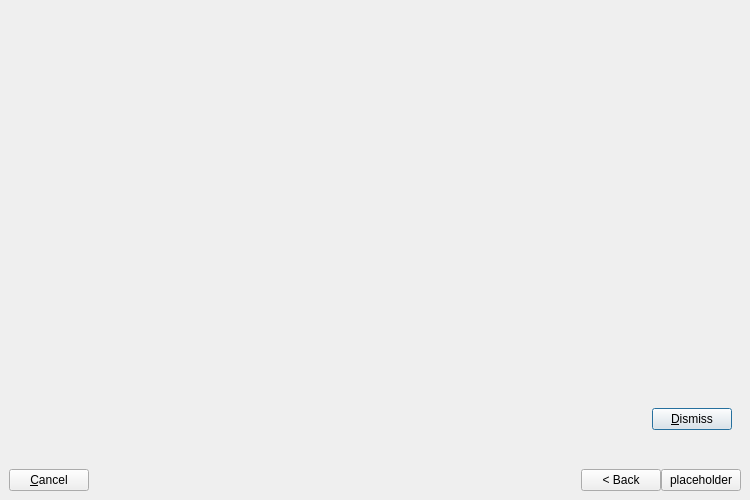
<?xml version="1.0" encoding="UTF-8"?>
<ui version="4.0">
 <class>SetupWizardWindow</class>
 <widget class="QDialog" name="SetupWizardWindow">
  <property name="geometry">
   <rect>
    <x>0</x>
    <y>0</y>
    <width>750</width>
    <height>500</height>
   </rect>
  </property>
  <property name="windowTitle">
   <string>Add New Account</string>
  </property>
  <property name="modal">
   <bool>true</bool>
  </property>
  <layout class="QVBoxLayout" name="verticalLayout" stretch="0,0">
   <property name="leftMargin">
    <number>0</number>
   </property>
   <property name="topMargin">
    <number>0</number>
   </property>
   <property name="rightMargin">
    <number>0</number>
   </property>
   <property name="bottomMargin">
    <number>0</number>
   </property>
   <item>
    <widget class="QStackedWidget" name="contentWidget">
     <widget class="QWidget" name="transitionPage">
      <layout class="QGridLayout" name="gridLayout">
       <item row="0" column="0">
        <widget class="QProgressIndicator" name="transitionProgressIndicator" native="true"/>
       </item>
      </layout>
     </widget>
    </widget>
   </item>
   <item>
    <layout class="QVBoxLayout" name="verticalLayout_2">
     <property name="spacing">
      <number>0</number>
     </property>
     <property name="leftMargin">
      <number>9</number>
     </property>
     <property name="rightMargin">
      <number>9</number>
     </property>
     <property name="bottomMargin">
      <number>9</number>
     </property>
     <item>
      <widget class="QWidget" name="errorMessageWidget" native="true">
       <property name="sizePolicy">
        <sizepolicy hsizetype="Expanding" vsizetype="Minimum">
         <horstretch>0</horstretch>
         <verstretch>0</verstretch>
        </sizepolicy>
       </property>
       <layout class="QHBoxLayout" name="horizontalLayout" stretch="0,1,0">
        <item>
         <widget class="QLabel" name="warningPixmap">
          <property name="sizePolicy">
           <sizepolicy hsizetype="Fixed" vsizetype="Fixed">
            <horstretch>0</horstretch>
            <verstretch>0</verstretch>
           </sizepolicy>
          </property>
          <property name="minimumSize">
           <size>
            <width>64</width>
            <height>64</height>
           </size>
          </property>
          <property name="maximumSize">
           <size>
            <width>64</width>
            <height>64</height>
           </size>
          </property>
          <property name="pixmap">
           <pixmap resource="../../resources/client.qrc">:/client/resources/light/warning.svg</pixmap>
          </property>
          <property name="scaledContents">
           <bool>true</bool>
          </property>
         </widget>
        </item>
        <item>
         <widget class="QLabel" name="errorMessageLabel">
          <property name="textFormat">
           <enum>Qt::RichText</enum>
          </property>
         </widget>
        </item>
        <item>
         <widget class="QPushButton" name="errorMessageDismissButton">
          <property name="text">
           <string>&amp;Dismiss</string>
          </property>
         </widget>
        </item>
       </layout>
      </widget>
     </item>
     <item>
      <layout class="QHBoxLayout" name="bottomButtonsLayout">
       <property name="topMargin">
        <number>9</number>
       </property>
       <item>
        <widget class="QPushButton" name="cancelButton">
         <property name="text">
          <string>&amp;Cancel</string>
         </property>
        </widget>
       </item>
       <item>
        <spacer name="horizontalSpacer">
         <property name="orientation">
          <enum>Qt::Horizontal</enum>
         </property>
         <property name="sizeHint" stdset="0">
          <size>
           <width>40</width>
           <height>20</height>
          </size>
         </property>
        </spacer>
       </item>
       <item>
        <widget class="OCC::Wizard::Navigation" name="navigation" native="true"/>
       </item>
       <item>
        <spacer name="horizontalSpacer_2">
         <property name="orientation">
          <enum>Qt::Horizontal</enum>
         </property>
         <property name="sizeHint" stdset="0">
          <size>
           <width>40</width>
           <height>20</height>
          </size>
         </property>
        </spacer>
       </item>
       <item>
        <widget class="QPushButton" name="backButton">
         <property name="text">
          <string>&lt; Back</string>
         </property>
        </widget>
       </item>
       <item>
        <widget class="QPushButton" name="nextButton">
         <property name="text">
          <string notr="true">placeholder</string>
         </property>
        </widget>
       </item>
      </layout>
     </item>
    </layout>
   </item>
  </layout>
 </widget>
 <customwidgets>
  <customwidget>
   <class>OCC::Wizard::Navigation</class>
   <extends>QWidget</extends>
   <header>navigation.h</header>
   <container>1</container>
  </customwidget>
  <customwidget>
   <class>QProgressIndicator</class>
   <extends>QWidget</extends>
   <header>3rdparty/QProgressIndicator/QProgressIndicator.h</header>
   <container>1</container>
  </customwidget>
 </customwidgets>
 <resources>
  <include location="../../resources/client.qrc"/>
 </resources>
 <connections/>
</ui>
